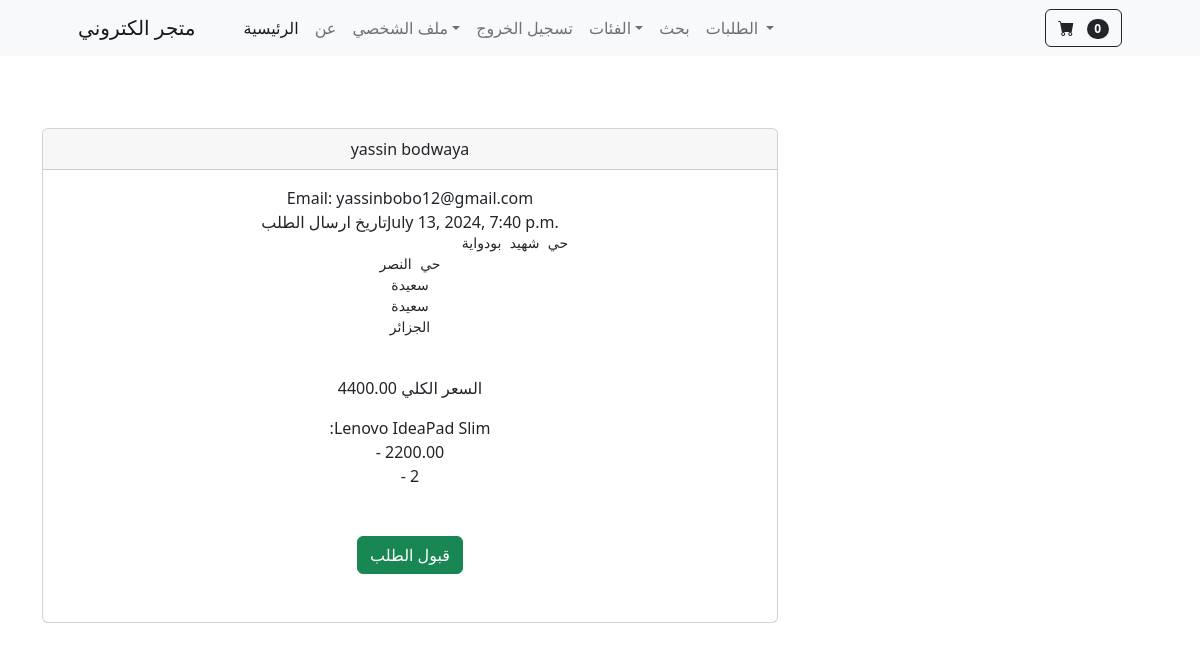
/payment/order/11/ (signed in), run on an earlier commit of the app's database.
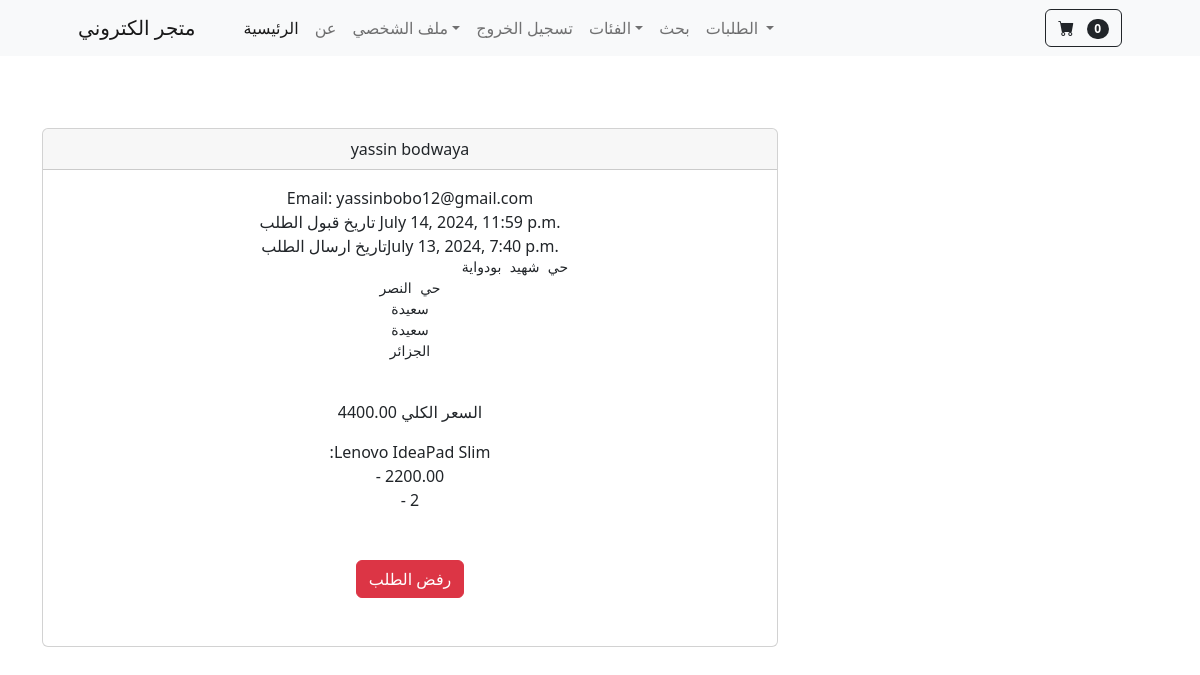
And on a later commit of the database.
### payment/models.py (models this page shows, shortened)
class Order(models.Model):
    user = models.ForeignKey(User, on_delete=models.CASCADE, null=True, blank=True)
    full_name = models.CharField(max_length=100)
    email = models.EmailField(max_length=50)
    shipping_address = models.TextField(max_length=1000)
    amount_paid = models.DecimalField(max_digits=7,decimal_places=2)
    date_order = models.DateTimeField(auto_now_add=True)
    shipped = models.BooleanField(default=False)
    date_shipped = models.DateTimeField(blank=True, null=True)

### payment/views.py (the view, shortened to what this page needs)
# urls.py: path('order/<int:pk>/',views.orders, name='orders'),
def orders(request,pk):
    if request.user.is_authenticated and request.user.is_superuser:
        order = Order.objects.get(id=pk)
        items = OrderItem.objects.filter(order=pk)
        return render(request, 'payment/orders.html', {'order':order, 'items':items})

### cart/cart.py (called while the page is built)
    def __len__(self):
        return len(self.cart)

### cart/context_processors.py (called while the page is built)
def cart(request):
    return {'cart':Cart(request)}

### store/models.py (called while the page is built)
    def __str__(self):
        return self.name

### payment/templates/payment/orders.html (shortened to what this page needs)
{% extends 'base.html' %}
{% block content %}
<center>
<div class="container">
    <div class="row">
            <div class="col-8">
                <br><br><br>
                <div class="card text-center">
                    <div class="card-header">
                        {{order.full_name}}
                    </div>
                    <div class="card-body">
                        Email: {{order.email}}<br>
                        {% if order.shipped %}
                         تاريخ قبول الطلب {{order.date_shipped}}<br>
                         تاريخ ارسال الطلب{{order.date_order}}<br>
                        {% else %}
                        تاريخ ارسال الطلب{{order.date_order}}<br>
                        {% endif %}
                        <pre>
                         {{order.shipping_address}}
                        </pre>
                        السعر الكلي {{order.amount_paid}}
                    </div>
                        {% for item in items %}
                        :{{item.product}}<br>  - {{item.price}} <br> - {{item.quantity}}</h5><br>
                        {% endfor %}
                        <br><br>
                        {% if not order.shipped %}
                        <form method="POST">
                           <button type="submit" class="btn btn-success">قبول الطلب </button>
                       </form>
                       {% else %}
                       <form method="POST">
                           <button type="submit" class="btn btn-danger"> رفض الطلب </button>
                       </form>
                       {% endif %}
                       <br><br>
                    </div>
                  </div>
            </div>
    </div>
</center>
<br><br><br><br><br>
{% endblock %}

What changed in the data, as far as the page shows it:
changed Order "yassin bodwaya": date_shipped (not shown) → "July 14, 2024, 11:59 p.m."; shipped False → True (drawn)
Also different on the page:
text no longer shown: "قبول الطلب"
text now shown: "تاريخ قبول الطلب رفض الطلب"
